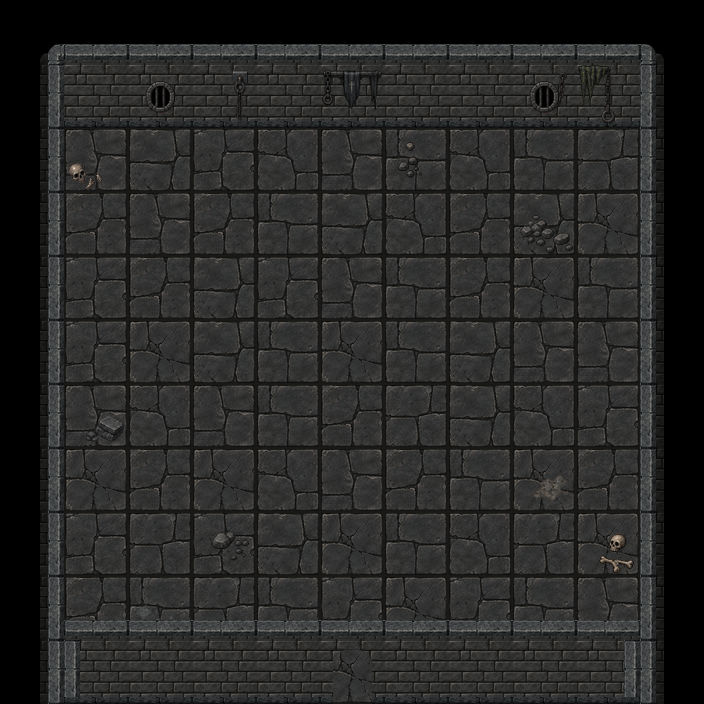

Below is a game level as drawn by its tile map, then a one-line description and the .tmx file that defines it, in full:
An orthogonal 11x11 tile map with 64x64 px tiles, 6 tile layers (Ground, GroundDetails_01, WallsBack, WallsFront, ...), 3 tilesets and 16 objects (4x shadow_step_trial_eye, 3x shadow_step_trial_seal, exit_south, shadow_step_trial_door, shadow_step_trial_return, ...).

<map version="1.10" tiledversion="1.12.2" orientation="orthogonal" renderorder="right-down" width="11" height="11" tilewidth="64" tileheight="64" infinite="0" nextlayerid="11" nextobjectid="27">
 <tileset firstgid="1" source="../act3_floor_64.tsx" />
 <tileset firstgid="9" source="../my_tiles_textured_v9.tsx" />
 <tileset firstgid="90" source="../items.tsx" />
 <layer id="1" name="Ground" width="11" height="11">
  <data encoding="csv">
0,0,0,0,0,0,0,0,0,0,0,
0,8,5,5,5,4,2,7,2,1,0,
0,6,2,1,3,6,4,3,4,7,0,
0,5,6,5,4,2,3,5,2,8,0,
0,1,5,2,1,6,4,5,8,4,0,
0,1,8,2,4,8,4,2,6,6,0,
0,6,3,6,4,5,7,2,3,1,0,
0,8,5,8,3,6,5,4,8,5,0,
0,1,7,1,2,8,4,3,7,8,0,
0,5,4,7,4,1,8,1,4,6,0,
0,3,5,1,8,8,6,8,2,3,0
</data>
 </layer>
 <layer id="4" name="GroundDetails_01" width="11" height="11">
  <data encoding="csv">
0,0,0,0,0,0,0,0,0,0,0,
0,0,0,0,0,0,0,0,0,0,0,
0,185,0,0,0,0,128,0,0,0,0,
0,0,0,0,0,0,0,0,117,0,0,
0,0,0,0,0,0,0,0,0,0,0,
0,0,0,0,0,0,0,0,0,0,0,
0,184,0,0,0,0,0,0,0,0,0,
0,0,0,0,0,0,0,0,188,0,0,
0,0,0,129,0,0,0,0,0,127,0,
0,0,172,0,0,0,0,0,0,0,0,
0,0,0,0,0,0,0,0,0,0,0
</data>
 </layer>
 <layer id="2" name="WallsBack" width="11" height="11">
  <data encoding="csv">
9,10,10,10,10,10,10,10,10,10,11,
18,19,19,19,19,19,19,19,19,19,20,
18,0,0,0,0,0,0,0,0,0,20,
18,0,0,0,0,0,0,0,0,0,20,
18,0,0,0,0,0,0,0,0,0,20,
18,0,0,0,0,0,0,0,0,0,20,
18,0,0,0,0,0,0,0,0,0,20,
18,0,0,0,0,0,0,0,0,0,20,
18,0,0,0,0,0,0,0,0,0,20,
0,0,0,0,0,0,0,0,0,0,0,
0,0,0,0,0,0,0,0,0,0,0
</data>
 </layer>
 <layer id="3" name="WallsFront" width="11" height="11">
  <data encoding="csv">
0,0,0,0,0,0,0,0,0,0,0,
0,0,0,0,0,0,0,0,0,0,0,
0,0,0,0,0,0,0,0,0,0,0,
0,0,0,0,0,0,0,0,0,0,0,
0,0,0,0,0,0,0,0,0,0,0,
0,0,0,0,0,0,0,0,0,0,0,
0,0,0,0,0,0,0,0,0,0,0,
0,0,0,0,0,0,0,0,0,0,0,
0,0,0,0,0,0,0,0,0,0,0,
18,68,68,68,68,68,68,68,68,68,20,
18,75,19,19,19,79,19,19,19,73,20
</data>
 </layer>
 <layer id="6" name="DecorBack_02" width="11" height="11">
  <data encoding="csv">
0,0,0,0,0,0,0,0,0,0,0,
0,0,0,179,0,0,0,0,177,176,0,
0,0,0,0,0,0,0,0,0,0,0,
0,0,0,0,0,0,0,0,0,0,0,
0,0,0,0,0,0,0,0,0,0,0,
0,0,0,0,0,0,0,0,0,0,0,
0,0,0,0,0,0,0,0,0,0,0,
0,0,0,0,0,0,0,0,0,0,0,
0,0,0,0,0,0,0,0,0,0,0,
0,0,0,0,0,0,0,0,0,0,0,
0,0,0,0,0,0,0,0,0,0,0
</data>
 </layer>
 <layer id="5" name="DecorBack_01" width="11" height="11">
  <data encoding="csv">
0,0,0,0,0,0,0,0,0,0,0,
0,0,103,0,0,164,0,0,103,153,0,
0,0,0,0,0,0,0,0,0,0,0,
0,0,0,0,0,0,0,0,0,0,0,
0,0,0,0,0,0,0,0,0,0,0,
0,0,0,0,0,0,0,0,0,0,0,
0,0,0,0,0,0,0,0,0,0,0,
0,0,0,0,0,0,0,0,0,0,0,
0,0,0,0,0,0,0,0,0,0,0,
0,0,0,0,0,0,0,0,0,0,0,
0,0,0,0,0,0,0,0,0,0,0
</data>
 </layer>
 <objectgroup id="7" name="Connectors">
  <object id="1" name="exit_south" x="352.667" y="690">
   <point />
  </object>
 </objectgroup>
 <objectgroup id="8" name="Blocked">
  <object id="2" x="20" y="64" width="674" height="47.3333" />
  <object id="4" x="15.3333" y="15.3333" width="32" height="668.667" />
  <object id="7" x="654.667" y="25.3333" width="35.3333" height="668" />
  <object id="10" x="398" y="656.667" width="282" height="30.6667" />
  <object id="11" x="26" y="657.333" width="274" height="28.6667" />
 </objectgroup>
 <objectgroup id="9" name="Barriers" />
 <objectgroup id="10" name="Entities">
  <object id="12" name="shadow_step_trial_door" x="355.091" y="673.818">
   <point />
  </object>
  <object id="13" name="shadow_step_trial_return" x="352.432" y="611.727">
   <point />
  </object>
  <object id="14" name="shadow_step_trial_eye" x="223.333" y="418">
   <properties>
    <property name="direction" value="west" />
    <property name="eye_id" value="4" />
   </properties>
   <point />
  </object>
  <object id="15" name="shadow_step_trial_eye" x="542" y="490">
   <properties>
    <property name="direction" value="east" />
    <property name="eye_id" value="3" />
   </properties>
   <point />
  </object>
  <object id="16" name="shadow_step_trial_eye" x="484" y="230.667">
   <properties>
    <property name="direction" value="east" />
    <property name="eye_id" value="2" />
   </properties>
   <point />
  </object>
  <object id="18" name="shadow_step_trial_eye" x="160.667" y="226">
   <properties>
    <property name="direction" value="north" />
    <property name="eye_id" value="1" />
   </properties>
   <point />
  </object>
  <object id="23" name="shadow_step_trial_seal" x="164.667" y="357.333">
   <properties>
    <property name="seal_id" type="int" value="3" />
   </properties>
   <point />
  </object>
  <object id="24" name="shadow_step_trial_seal" x="351.333" y="164">
   <properties>
    <property name="seal_id" type="int" value="2" />
   </properties>
   <point />
  </object>
  <object id="25" name="shadow_step_trial_seal" x="610" y="293.333">
   <properties>
    <property name="seal_id" type="int" value="1" />
   </properties>
   <point />
  </object>
  <object id="26" name="shadow_step_trial_final_seal" x="350.667" y="354.667">
   <point />
  </object>
 </objectgroup>
</map>
